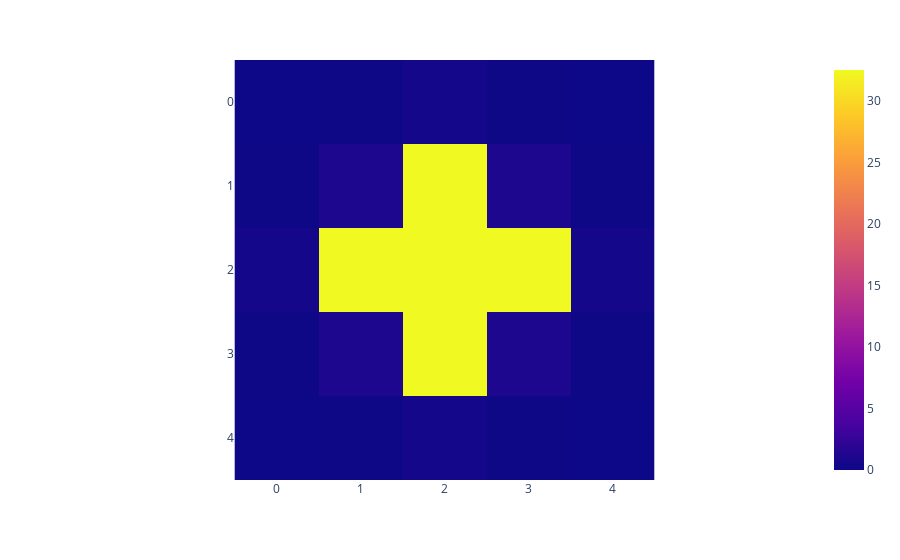

The notebook cell saved with this chart:
### Code cell
tunneling_strengths = compute_tunneling_strengths(energies)
neighbor_tunneling_strengths = compute_neighbor_tunneling_strengths(tunneling_strengths, radius=2)
px.imshow(neighbor_tunneling_strengths * RECOIL_ENERGY_752, zmax=32.51314)

### Figure 1 — Plotly figure (JSON) as saved in the notebook; plotly's stock layout.template omitted (floating-point values rounded to 4 significant figures)
{"data": [{"coloraxis": "coloraxis", "hovertemplate": "x: %{x}<br>y: %{y}<br>color: %{z}<extra></extra>", "name": "0", "type": "heatmap", "xaxis": "x", "yaxis": "y", "z": [[0.0006376, 0.03986, 0.4657, 0.03986, 0.0006376], [0.03986, 0.991, 32.51, 0.991, 0.03986], [0.4657, 32.51, 4669.0, 32.51, 0.4657], [0.03986, 0.991, 32.51, 0.991, 0.03986], [0.0006376, 0.03986, 0.4657, 0.03986, 0.0006376]]}], "layout": {"coloraxis": {"cmax": 32.51, "cmin": 0.0006376, "colorscale": [[0, "#0d0887"], [0.1111, "#46039f"], [0.2222, "#7201a8"], [0.3333, "#9c179e"], [0.4444, "#bd3786"], [0.5556, "#d8576b"], [0.6667, "#ed7953"], [0.7778, "#fb9f3a"], [0.8889, "#fdca26"], [1, "#f0f921"]]}, "margin": {"t": 60}, "xaxis": {"anchor": "y", "constrain": "domain", "domain": [0, 1], "scaleanchor": "y"}, "yaxis": {"anchor": "x", "autorange": "reversed", "constrain": "domain", "domain": [0, 1]}}}
